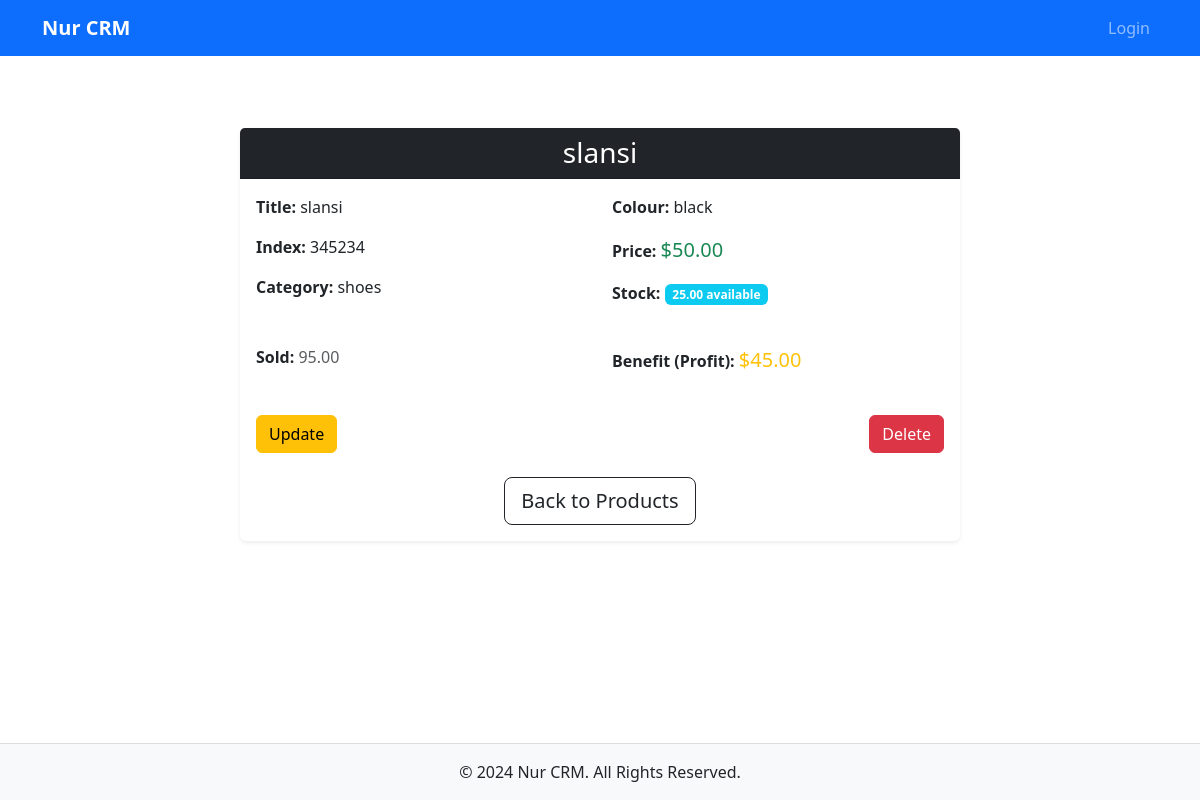
/nur/product/5/, run on the app's committed database.
### Nur/models.py (models this page shows, shortened)
class Product(models.Model):
    user = models.ForeignKey("Nur.CustomUser", on_delete=models.CASCADE)
    category = models.ForeignKey("Nur.Category", on_delete=models.CASCADE, related_name="products")
    title = models.CharField(max_length=50, null=True, blank=True)
    index = models.CharField(max_length=50, unique=True, db_index=True, help_text="Unique identifier for the product")
    colour = models.ForeignKey("Nur.Colour", on_delete=models.CASCADE, related_name="products")
    price = models.DecimalField(max_digits=15, decimal_places=2, help_text="Current product price")
    cost_price = models.DecimalField(max_digits=15, decimal_places=2, help_text="Product cost price")  # Add this field
    up_to = models.DecimalField(max_digits=15, decimal_places=2, validators=[MinValueValidator(0)], help_text="Maximum quantity available")
    sold = models.DecimalField(max_digits=15, decimal_places=2, validators=[MinValueValidator(0)], help_text="Total quantity sold")
    created_at = models.DateTimeField(auto_now_add=True)
    updated_at = models.DateTimeField(auto_now=True)
    is_active = models.BooleanField(default=True)

class Category(models.Model):
    name = models.CharField(max_length=50)
    is_active = models.BooleanField(default=True)

class Colour(models.Model):
    name = models.CharField(max_length=50)
    is_active = models.BooleanField(default=True)
    def __str__(self):
        return self.name

### Nur/views.py (the view)
# urls.py: path('product/<int:pk>/', ProductDetailView.as_view(), name='product-detail'),
class ProductDetailView(generic.DetailView):
    model = Product
    template_name = 'products/product_detail.html'
    context_object_name = 'product'
    def get_context_data(self, **kwargs):
        context = super().get_context_data(**kwargs)
        product = context['product']
        if hasattr(product, 'cost_price'):
            benefit = (product.sold - product.price)
        else:
            benefit = 0
        context['benefit'] = benefit
        return context

### templates/products/product_detail.html (shortened to what this page needs)
{% extends "main/base.html" %}
{% block content %}
    <div class="container my-5">
        <div class="row justify-content-center">
            <div class="col-md-8">
                <div class="card shadow-sm border-0 rounded">
                    <div class="card-header bg-dark text-white text-center">
                        <h3 class="mb-0">{{ product.title }}</h3>
                    </div>
                    <div class="card-body">
                        <div class="row mb-4">
                            <div class="col-md-6">
                                <p><strong>Title:</strong> {{ product.title }}</p>
                                <p><strong>Index:</strong> {{ product.index }}</p>
                                <p><strong>Category:</strong> {{ product.category.name }}</p>
                            </div>
                            <div class="col-md-6">
                                <p><strong>Colour:</strong> {{ product.colour }}</p>
                                <p><strong>Price:</strong> <span class="text-success fs-5">${{ product.price }}</span></p>
                                <p><strong>Stock:</strong> <span class="badge bg-info">{{ product.up_to }} available</span></p>
                            </div>
                        </div>
                        <div class="row mb-4">
                            <div class="col-md-6">
                                <p><strong>Sold:</strong> <span class="text-muted">{{ product.sold }}</span></p>
                            </div>
                            <div class="col-md-6">
                                <p><strong>Benefit (Profit):</strong> <span class="text-warning fs-5">${{ benefit }}</span></p>
                            </div>
                        </div>
                        <div class="d-flex justify-content-between mt-4">
                            <a href="{% url 'product-update' product.id %}" class="btn btn-warning w-45">Update</a>
                            <form action="{% url 'product-delete' product.id %}" method="post" class="w-45">
                                <button type="submit" class="btn btn-danger w-100">Delete</button>
                            </form>
                        </div>
                        <div class="mt-4 text-center">
                            <a href="{% url 'product-list' %}" class="btn btn-outline-dark btn-lg">Back to Products</a>
                        </div>
                    </div>
                </div>
            </div>
        </div>
    </div>
{% endblock %}

### templates/main/base.html (style rules this page uses)
body { padding-top: 56px; min-height: 100vh; display: flex; flex-direction: column; }

### data on the page
Product: title "slansi", index "345234", category.name "shoes", colour "black", price "50.00", up_to "25.00", sold "95.00"

### other printed values
{{ benefit }} "45.00"
